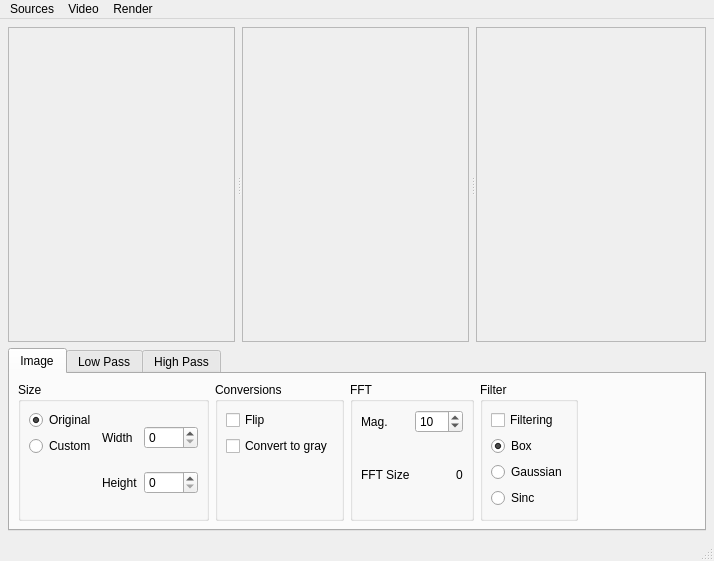
<?xml version="1.0" encoding="UTF-8"?>
<ui version="4.0">
 <class>MainWindow</class>
 <widget class="QMainWindow" name="MainWindow">
  <property name="geometry">
   <rect>
    <x>0</x>
    <y>0</y>
    <width>714</width>
    <height>561</height>
   </rect>
  </property>
  <property name="windowTitle">
   <string>Frequency Filtering</string>
  </property>
  <widget class="QWidget" name="centralWidget">
   <layout class="QVBoxLayout" name="verticalLayout">
    <property name="leftMargin">
     <number>8</number>
    </property>
    <property name="topMargin">
     <number>8</number>
    </property>
    <property name="rightMargin">
     <number>8</number>
    </property>
    <property name="bottomMargin">
     <number>8</number>
    </property>
    <item>
     <widget class="QSplitter" name="splitter_2">
      <property name="sizePolicy">
       <sizepolicy hsizetype="Expanding" vsizetype="Expanding">
        <horstretch>0</horstretch>
        <verstretch>0</verstretch>
       </sizepolicy>
      </property>
      <property name="orientation">
       <enum>Qt::Horizontal</enum>
      </property>
      <property name="handleWidth">
       <number>7</number>
      </property>
      <widget class="QSplitter" name="splitter">
       <property name="sizePolicy">
        <sizepolicy hsizetype="Expanding" vsizetype="Expanding">
         <horstretch>0</horstretch>
         <verstretch>0</verstretch>
        </sizepolicy>
       </property>
       <property name="orientation">
        <enum>Qt::Horizontal</enum>
       </property>
       <property name="handleWidth">
        <number>7</number>
       </property>
       <widget class="QScrollArea" name="scrollAreaSource">
        <property name="sizePolicy">
         <sizepolicy hsizetype="Expanding" vsizetype="Expanding">
          <horstretch>0</horstretch>
          <verstretch>0</verstretch>
         </sizepolicy>
        </property>
        <property name="widgetResizable">
         <bool>true</bool>
        </property>
        <property name="alignment">
         <set>Qt::AlignCenter</set>
        </property>
        <widget class="QcvMatWidget" name="sourceImage">
         <property name="geometry">
          <rect>
           <x>0</x>
           <y>0</y>
           <width>225</width>
           <height>335</height>
          </rect>
         </property>
        </widget>
       </widget>
       <widget class="QScrollArea" name="scrollAreaSpectrum">
        <property name="widgetResizable">
         <bool>true</bool>
        </property>
        <property name="alignment">
         <set>Qt::AlignCenter</set>
        </property>
        <widget class="QcvMatWidget" name="spectrumImage">
         <property name="geometry">
          <rect>
           <x>0</x>
           <y>0</y>
           <width>225</width>
           <height>335</height>
          </rect>
         </property>
        </widget>
       </widget>
      </widget>
      <widget class="QScrollArea" name="scrollAreaInverse">
       <property name="widgetResizable">
        <bool>true</bool>
       </property>
       <property name="alignment">
        <set>Qt::AlignCenter</set>
       </property>
       <widget class="QcvMatWidget" name="inverseImage">
        <property name="geometry">
         <rect>
          <x>0</x>
          <y>0</y>
          <width>228</width>
          <height>335</height>
         </rect>
        </property>
       </widget>
      </widget>
     </widget>
    </item>
    <item>
     <widget class="QTabWidget" name="tabWidgetFilters">
      <property name="sizePolicy">
       <sizepolicy hsizetype="Expanding" vsizetype="Preferred">
        <horstretch>0</horstretch>
        <verstretch>0</verstretch>
       </sizepolicy>
      </property>
      <property name="styleSheet">
       <string notr="true">font: 10pt &quot;Lucida Grande&quot;;</string>
      </property>
      <property name="currentIndex">
       <number>0</number>
      </property>
      <widget class="QWidget" name="tabImage">
       <attribute name="title">
        <string>Image</string>
       </attribute>
       <layout class="QHBoxLayout" name="horizontalLayout">
        <property name="leftMargin">
         <number>8</number>
        </property>
        <property name="topMargin">
         <number>8</number>
        </property>
        <property name="rightMargin">
         <number>8</number>
        </property>
        <property name="bottomMargin">
         <number>8</number>
        </property>
        <item>
         <widget class="QGroupBox" name="groupBoxSize">
          <property name="title">
           <string>Size</string>
          </property>
          <layout class="QHBoxLayout" name="horizontalLayout_4">
           <property name="leftMargin">
            <number>8</number>
           </property>
           <property name="topMargin">
            <number>8</number>
           </property>
           <property name="rightMargin">
            <number>8</number>
           </property>
           <property name="bottomMargin">
            <number>8</number>
           </property>
           <item>
            <layout class="QVBoxLayout" name="verticalLayout_6">
             <item>
              <widget class="QRadioButton" name="radioButtonOrigSize">
               <property name="text">
                <string>Original</string>
               </property>
               <property name="checked">
                <bool>true</bool>
               </property>
              </widget>
             </item>
             <item>
              <widget class="QRadioButton" name="radioButtonCustomSize">
               <property name="text">
                <string>Custom</string>
               </property>
              </widget>
             </item>
             <item>
              <spacer name="verticalSpacer_2">
               <property name="orientation">
                <enum>Qt::Vertical</enum>
               </property>
               <property name="sizeHint" stdset="0">
                <size>
                 <width>20</width>
                 <height>40</height>
                </size>
               </property>
              </spacer>
             </item>
            </layout>
           </item>
           <item>
            <layout class="QVBoxLayout" name="verticalLayout_5">
             <item>
              <layout class="QHBoxLayout" name="horizontalLayout_2">
               <item>
                <widget class="QLabel" name="labelWidth">
                 <property name="text">
                  <string>Width</string>
                 </property>
                </widget>
               </item>
               <item>
                <widget class="QSpinBox" name="spinBoxWidth">
                 <property name="maximum">
                  <number>1600</number>
                 </property>
                 <property name="singleStep">
                  <number>4</number>
                 </property>
                </widget>
               </item>
              </layout>
             </item>
             <item>
              <layout class="QHBoxLayout" name="horizontalLayout_3">
               <item>
                <widget class="QLabel" name="labelHeight">
                 <property name="text">
                  <string>Height</string>
                 </property>
                </widget>
               </item>
               <item>
                <widget class="QSpinBox" name="spinBoxHeight">
                 <property name="maximum">
                  <number>1200</number>
                 </property>
                 <property name="singleStep">
                  <number>4</number>
                 </property>
                </widget>
               </item>
              </layout>
             </item>
            </layout>
           </item>
          </layout>
         </widget>
        </item>
        <item>
         <widget class="QGroupBox" name="groupBoxConv">
          <property name="title">
           <string>Conversions</string>
          </property>
          <layout class="QVBoxLayout" name="verticalLayout_2">
           <property name="leftMargin">
            <number>8</number>
           </property>
           <property name="topMargin">
            <number>8</number>
           </property>
           <property name="rightMargin">
            <number>8</number>
           </property>
           <property name="bottomMargin">
            <number>8</number>
           </property>
           <item>
            <widget class="QCheckBox" name="checkBoxFlip">
             <property name="text">
              <string>Flip</string>
             </property>
            </widget>
           </item>
           <item>
            <widget class="QCheckBox" name="checkBoxGray">
             <property name="text">
              <string>Convert to gray</string>
             </property>
            </widget>
           </item>
           <item>
            <spacer name="verticalSpacer">
             <property name="orientation">
              <enum>Qt::Vertical</enum>
             </property>
             <property name="sizeHint" stdset="0">
              <size>
               <width>20</width>
               <height>40</height>
              </size>
             </property>
            </spacer>
           </item>
          </layout>
         </widget>
        </item>
        <item>
         <widget class="QGroupBox" name="groupBoxFFT">
          <property name="title">
           <string>FFT</string>
          </property>
          <layout class="QVBoxLayout" name="verticalLayout_4">
           <property name="leftMargin">
            <number>8</number>
           </property>
           <property name="topMargin">
            <number>8</number>
           </property>
           <property name="rightMargin">
            <number>8</number>
           </property>
           <property name="bottomMargin">
            <number>8</number>
           </property>
           <item>
            <layout class="QHBoxLayout" name="horizontalLayout_5">
             <item>
              <widget class="QLabel" name="labelMag">
               <property name="text">
                <string>Mag.</string>
               </property>
              </widget>
             </item>
             <item>
              <widget class="QSpinBox" name="spinBoxMag">
               <property name="minimum">
                <number>5</number>
               </property>
               <property name="maximum">
                <number>20</number>
               </property>
               <property name="value">
                <number>10</number>
               </property>
              </widget>
             </item>
            </layout>
           </item>
           <item>
            <layout class="QHBoxLayout" name="horizontalLayout_6">
             <item>
              <widget class="QLabel" name="labelFFTSizeTitle">
               <property name="text">
                <string>FFT Size</string>
               </property>
              </widget>
             </item>
             <item>
              <spacer name="horizontalSpacer_2">
               <property name="orientation">
                <enum>Qt::Horizontal</enum>
               </property>
               <property name="sizeHint" stdset="0">
                <size>
                 <width>40</width>
                 <height>20</height>
                </size>
               </property>
              </spacer>
             </item>
             <item>
              <widget class="QLabel" name="labelFFTSizeValue">
               <property name="text">
                <string>0</string>
               </property>
              </widget>
             </item>
            </layout>
           </item>
          </layout>
         </widget>
        </item>
        <item>
         <widget class="QGroupBox" name="groupBox">
          <property name="title">
           <string>Filter</string>
          </property>
          <layout class="QVBoxLayout" name="verticalLayout_3">
           <property name="leftMargin">
            <number>8</number>
           </property>
           <property name="topMargin">
            <number>8</number>
           </property>
           <property name="rightMargin">
            <number>8</number>
           </property>
           <property name="bottomMargin">
            <number>8</number>
           </property>
           <item>
            <widget class="QCheckBox" name="checkBoxFiltering">
             <property name="text">
              <string>Filtering</string>
             </property>
            </widget>
           </item>
           <item>
            <widget class="QRadioButton" name="radioButtonFilterBox">
             <property name="text">
              <string>Box</string>
             </property>
             <property name="checked">
              <bool>true</bool>
             </property>
            </widget>
           </item>
           <item>
            <widget class="QRadioButton" name="radioButtonFilterGauss">
             <property name="text">
              <string>Gaussian</string>
             </property>
            </widget>
           </item>
           <item>
            <widget class="QRadioButton" name="radioButtonFilterSinc">
             <property name="text">
              <string>Sinc</string>
             </property>
            </widget>
           </item>
          </layout>
         </widget>
        </item>
        <item>
         <spacer name="horizontalSpacer">
          <property name="orientation">
           <enum>Qt::Horizontal</enum>
          </property>
          <property name="sizeHint" stdset="0">
           <size>
            <width>40</width>
            <height>20</height>
           </size>
          </property>
         </spacer>
        </item>
       </layout>
      </widget>
      <widget class="QWidget" name="tabLowPass">
       <attribute name="title">
        <string>Low Pass</string>
       </attribute>
       <layout class="QGridLayout" name="gridLayout_2">
        <property name="leftMargin">
         <number>8</number>
        </property>
        <property name="topMargin">
         <number>8</number>
        </property>
        <property name="rightMargin">
         <number>8</number>
        </property>
        <property name="bottomMargin">
         <number>8</number>
        </property>
        <item row="1" column="0">
         <widget class="QLabel" name="labelRedLP">
          <property name="text">
           <string>Red</string>
          </property>
         </widget>
        </item>
        <item row="1" column="1">
         <widget class="QSlider" name="horizontalSliderRLP">
          <property name="orientation">
           <enum>Qt::Horizontal</enum>
          </property>
         </widget>
        </item>
        <item row="2" column="0">
         <widget class="QLabel" name="labelGreenLP">
          <property name="text">
           <string>Green</string>
          </property>
         </widget>
        </item>
        <item row="2" column="1">
         <widget class="QSlider" name="horizontalSliderGLP">
          <property name="orientation">
           <enum>Qt::Horizontal</enum>
          </property>
         </widget>
        </item>
        <item row="3" column="0">
         <widget class="QLabel" name="labelBlueLP">
          <property name="text">
           <string>Blue</string>
          </property>
         </widget>
        </item>
        <item row="3" column="1">
         <widget class="QSlider" name="horizontalSliderBLP">
          <property name="orientation">
           <enum>Qt::Horizontal</enum>
          </property>
         </widget>
        </item>
        <item row="1" column="2">
         <widget class="QSpinBox" name="spinBoxRedLP"/>
        </item>
        <item row="2" column="2">
         <widget class="QSpinBox" name="spinBoxGreenLP"/>
        </item>
        <item row="3" column="2">
         <widget class="QSpinBox" name="spinBoxBlueLP"/>
        </item>
        <item row="0" column="2">
         <widget class="QCheckBox" name="checkBoxLinkLP">
          <property name="text">
           <string>Link</string>
          </property>
         </widget>
        </item>
       </layout>
      </widget>
      <widget class="QWidget" name="tabHighPass">
       <attribute name="title">
        <string>High Pass</string>
       </attribute>
       <layout class="QGridLayout" name="gridLayout_3">
        <property name="leftMargin">
         <number>8</number>
        </property>
        <property name="topMargin">
         <number>8</number>
        </property>
        <property name="rightMargin">
         <number>8</number>
        </property>
        <property name="bottomMargin">
         <number>8</number>
        </property>
        <item row="1" column="0">
         <widget class="QLabel" name="labelRedHP">
          <property name="text">
           <string>Red</string>
          </property>
         </widget>
        </item>
        <item row="1" column="1">
         <widget class="QSlider" name="horizontalSliderRHP">
          <property name="orientation">
           <enum>Qt::Horizontal</enum>
          </property>
         </widget>
        </item>
        <item row="1" column="2">
         <widget class="QSpinBox" name="spinBoxRedHP"/>
        </item>
        <item row="2" column="0">
         <widget class="QLabel" name="labelGreenHP">
          <property name="text">
           <string>Green</string>
          </property>
         </widget>
        </item>
        <item row="2" column="1">
         <widget class="QSlider" name="horizontalSliderGHP">
          <property name="orientation">
           <enum>Qt::Horizontal</enum>
          </property>
         </widget>
        </item>
        <item row="2" column="2">
         <widget class="QSpinBox" name="spinBoxGreenHP"/>
        </item>
        <item row="3" column="0">
         <widget class="QLabel" name="labelBlueHP">
          <property name="text">
           <string>Blue</string>
          </property>
         </widget>
        </item>
        <item row="3" column="1">
         <widget class="QSlider" name="horizontalSliderBHP">
          <property name="orientation">
           <enum>Qt::Horizontal</enum>
          </property>
         </widget>
        </item>
        <item row="3" column="2">
         <widget class="QSpinBox" name="spinBoxBlueHP"/>
        </item>
        <item row="0" column="2">
         <widget class="QCheckBox" name="checkBoxLinkHP">
          <property name="text">
           <string>Link</string>
          </property>
         </widget>
        </item>
       </layout>
      </widget>
     </widget>
    </item>
   </layout>
  </widget>
  <widget class="QMenuBar" name="menuBar">
   <property name="geometry">
    <rect>
     <x>0</x>
     <y>0</y>
     <width>714</width>
     <height>22</height>
    </rect>
   </property>
   <widget class="QMenu" name="menuSources">
    <property name="title">
     <string>Sources</string>
    </property>
    <addaction name="actionCamera_0"/>
    <addaction name="actionCamera_1"/>
    <addaction name="actionFile"/>
    <addaction name="separator"/>
    <addaction name="actionQuit"/>
   </widget>
   <widget class="QMenu" name="menuVideo">
    <property name="title">
     <string>Video</string>
    </property>
    <widget class="QMenu" name="menuSize">
     <property name="title">
      <string>taille</string>
     </property>
     <addaction name="actionOriginalSize"/>
     <addaction name="actionConstrainedSize"/>
    </widget>
    <addaction name="actionFlip"/>
    <addaction name="actionGray"/>
    <addaction name="separator"/>
    <addaction name="menuSize"/>
   </widget>
   <widget class="QMenu" name="menuRender">
    <property name="title">
     <string>Render</string>
    </property>
    <addaction name="actionRenderImage"/>
    <addaction name="actionRenderPixmap"/>
    <addaction name="actionRenderOpenGL"/>
   </widget>
   <addaction name="menuSources"/>
   <addaction name="menuVideo"/>
   <addaction name="menuRender"/>
  </widget>
  <widget class="QStatusBar" name="statusBar"/>
  <action name="actionCamera_0">
   <property name="text">
    <string>Camera 0</string>
   </property>
   <property name="toolTip">
    <string>caméra interne</string>
   </property>
   <property name="shortcut">
    <string>Ctrl+Shift+0</string>
   </property>
  </action>
  <action name="actionCamera_1">
   <property name="text">
    <string>Camera 1</string>
   </property>
   <property name="toolTip">
    <string>caméra externe</string>
   </property>
   <property name="shortcut">
    <string>Ctrl+Shift+1</string>
   </property>
  </action>
  <action name="actionFile">
   <property name="text">
    <string>File</string>
   </property>
   <property name="toolTip">
    <string>fichier video</string>
   </property>
   <property name="shortcut">
    <string>Ctrl+O</string>
   </property>
  </action>
  <action name="actionFlip">
   <property name="checkable">
    <bool>true</bool>
   </property>
   <property name="text">
    <string>flip</string>
   </property>
  </action>
  <action name="actionOriginalSize">
   <property name="checkable">
    <bool>true</bool>
   </property>
   <property name="text">
    <string>Originale</string>
   </property>
   <property name="toolTip">
    <string>taille originale</string>
   </property>
  </action>
  <action name="actionConstrainedSize">
   <property name="checkable">
    <bool>true</bool>
   </property>
   <property name="text">
    <string>Custom</string>
   </property>
   <property name="iconText">
    <string>contrainte</string>
   </property>
   <property name="toolTip">
    <string>taille imposée</string>
   </property>
  </action>
  <action name="actionQuit">
   <property name="text">
    <string>Quitter</string>
   </property>
  </action>
  <action name="actionRenderImage">
   <property name="checkable">
    <bool>true</bool>
   </property>
   <property name="checked">
    <bool>true</bool>
   </property>
   <property name="text">
    <string>Image</string>
   </property>
  </action>
  <action name="actionRenderPixmap">
   <property name="checkable">
    <bool>true</bool>
   </property>
   <property name="text">
    <string>Pixmap</string>
   </property>
  </action>
  <action name="actionRenderOpenGL">
   <property name="checkable">
    <bool>true</bool>
   </property>
   <property name="text">
    <string>OpenGL</string>
   </property>
  </action>
  <action name="actionGray">
   <property name="checkable">
    <bool>true</bool>
   </property>
   <property name="text">
    <string>gray</string>
   </property>
  </action>
 </widget>
 <layoutdefault spacing="6" margin="11"/>
 <customwidgets>
  <customwidget>
   <class>QcvMatWidget</class>
   <extends>QWidget</extends>
   <header>QcvMatWidget.h</header>
   <container>1</container>
  </customwidget>
 </customwidgets>
 <tabstops>
  <tabstop>radioButtonOrigSize</tabstop>
  <tabstop>radioButtonCustomSize</tabstop>
  <tabstop>spinBoxWidth</tabstop>
  <tabstop>spinBoxHeight</tabstop>
  <tabstop>checkBoxFlip</tabstop>
  <tabstop>checkBoxGray</tabstop>
  <tabstop>spinBoxMag</tabstop>
  <tabstop>checkBoxFiltering</tabstop>
  <tabstop>radioButtonFilterBox</tabstop>
  <tabstop>radioButtonFilterGauss</tabstop>
  <tabstop>radioButtonFilterSinc</tabstop>
  <tabstop>spinBoxRedLP</tabstop>
  <tabstop>spinBoxGreenLP</tabstop>
  <tabstop>spinBoxBlueLP</tabstop>
  <tabstop>horizontalSliderRLP</tabstop>
  <tabstop>horizontalSliderGLP</tabstop>
  <tabstop>horizontalSliderBLP</tabstop>
  <tabstop>checkBoxLinkLP</tabstop>
  <tabstop>spinBoxRedHP</tabstop>
  <tabstop>spinBoxGreenHP</tabstop>
  <tabstop>spinBoxBlueHP</tabstop>
  <tabstop>horizontalSliderRHP</tabstop>
  <tabstop>horizontalSliderGHP</tabstop>
  <tabstop>horizontalSliderBHP</tabstop>
  <tabstop>checkBoxLinkHP</tabstop>
  <tabstop>tabWidgetFilters</tabstop>
  <tabstop>scrollAreaSource</tabstop>
  <tabstop>scrollAreaSpectrum</tabstop>
  <tabstop>scrollAreaInverse</tabstop>
 </tabstops>
 <resources/>
 <connections>
  <connection>
   <sender>radioButtonCustomSize</sender>
   <signal>clicked(bool)</signal>
   <receiver>actionConstrainedSize</receiver>
   <slot>setChecked(bool)</slot>
   <hints>
    <hint type="sourcelabel">
     <x>678</x>
     <y>119</y>
    </hint>
    <hint type="destinationlabel">
     <x>-1</x>
     <y>-1</y>
    </hint>
   </hints>
  </connection>
  <connection>
   <sender>actionConstrainedSize</sender>
   <signal>triggered(bool)</signal>
   <receiver>radioButtonCustomSize</receiver>
   <slot>setChecked(bool)</slot>
   <hints>
    <hint type="sourcelabel">
     <x>-1</x>
     <y>-1</y>
    </hint>
    <hint type="destinationlabel">
     <x>678</x>
     <y>119</y>
    </hint>
   </hints>
  </connection>
  <connection>
   <sender>radioButtonOrigSize</sender>
   <signal>clicked(bool)</signal>
   <receiver>actionOriginalSize</receiver>
   <slot>setChecked(bool)</slot>
   <hints>
    <hint type="sourcelabel">
     <x>678</x>
     <y>100</y>
    </hint>
    <hint type="destinationlabel">
     <x>-1</x>
     <y>-1</y>
    </hint>
   </hints>
  </connection>
  <connection>
   <sender>actionOriginalSize</sender>
   <signal>triggered(bool)</signal>
   <receiver>radioButtonOrigSize</receiver>
   <slot>setChecked(bool)</slot>
   <hints>
    <hint type="sourcelabel">
     <x>-1</x>
     <y>-1</y>
    </hint>
    <hint type="destinationlabel">
     <x>678</x>
     <y>100</y>
    </hint>
   </hints>
  </connection>
  <connection>
   <sender>checkBoxFlip</sender>
   <signal>clicked(bool)</signal>
   <receiver>actionFlip</receiver>
   <slot>setChecked(bool)</slot>
   <hints>
    <hint type="sourcelabel">
     <x>698</x>
     <y>323</y>
    </hint>
    <hint type="destinationlabel">
     <x>-1</x>
     <y>-1</y>
    </hint>
   </hints>
  </connection>
  <connection>
   <sender>actionFlip</sender>
   <signal>triggered(bool)</signal>
   <receiver>checkBoxFlip</receiver>
   <slot>setChecked(bool)</slot>
   <hints>
    <hint type="sourcelabel">
     <x>-1</x>
     <y>-1</y>
    </hint>
    <hint type="destinationlabel">
     <x>698</x>
     <y>323</y>
    </hint>
   </hints>
  </connection>
  <connection>
   <sender>horizontalSliderRLP</sender>
   <signal>valueChanged(int)</signal>
   <receiver>spinBoxRedLP</receiver>
   <slot>setValue(int)</slot>
   <hints>
    <hint type="sourcelabel">
     <x>560</x>
     <y>421</y>
    </hint>
    <hint type="destinationlabel">
     <x>649</x>
     <y>416</y>
    </hint>
   </hints>
  </connection>
  <connection>
   <sender>horizontalSliderGLP</sender>
   <signal>valueChanged(int)</signal>
   <receiver>spinBoxGreenLP</receiver>
   <slot>setValue(int)</slot>
   <hints>
    <hint type="sourcelabel">
     <x>525</x>
     <y>464</y>
    </hint>
    <hint type="destinationlabel">
     <x>671</x>
     <y>464</y>
    </hint>
   </hints>
  </connection>
  <connection>
   <sender>horizontalSliderBLP</sender>
   <signal>valueChanged(int)</signal>
   <receiver>spinBoxBlueLP</receiver>
   <slot>setValue(int)</slot>
   <hints>
    <hint type="sourcelabel">
     <x>545</x>
     <y>503</y>
    </hint>
    <hint type="destinationlabel">
     <x>646</x>
     <y>505</y>
    </hint>
   </hints>
  </connection>
  <connection>
   <sender>spinBoxRedLP</sender>
   <signal>valueChanged(int)</signal>
   <receiver>horizontalSliderRLP</receiver>
   <slot>setValue(int)</slot>
   <hints>
    <hint type="sourcelabel">
     <x>655</x>
     <y>431</y>
    </hint>
    <hint type="destinationlabel">
     <x>467</x>
     <y>419</y>
    </hint>
   </hints>
  </connection>
  <connection>
   <sender>spinBoxGreenLP</sender>
   <signal>valueChanged(int)</signal>
   <receiver>horizontalSliderGLP</receiver>
   <slot>setValue(int)</slot>
   <hints>
    <hint type="sourcelabel">
     <x>649</x>
     <y>453</y>
    </hint>
    <hint type="destinationlabel">
     <x>610</x>
     <y>453</y>
    </hint>
   </hints>
  </connection>
  <connection>
   <sender>spinBoxBlueLP</sender>
   <signal>valueChanged(int)</signal>
   <receiver>horizontalSliderBLP</receiver>
   <slot>setValue(int)</slot>
   <hints>
    <hint type="sourcelabel">
     <x>646</x>
     <y>493</y>
    </hint>
    <hint type="destinationlabel">
     <x>601</x>
     <y>493</y>
    </hint>
   </hints>
  </connection>
  <connection>
   <sender>horizontalSliderRHP</sender>
   <signal>valueChanged(int)</signal>
   <receiver>spinBoxRedHP</receiver>
   <slot>setValue(int)</slot>
   <hints>
    <hint type="sourcelabel">
     <x>594</x>
     <y>422</y>
    </hint>
    <hint type="destinationlabel">
     <x>629</x>
     <y>425</y>
    </hint>
   </hints>
  </connection>
  <connection>
   <sender>horizontalSliderGHP</sender>
   <signal>valueChanged(int)</signal>
   <receiver>spinBoxGreenHP</receiver>
   <slot>setValue(int)</slot>
   <hints>
    <hint type="sourcelabel">
     <x>575</x>
     <y>455</y>
    </hint>
    <hint type="destinationlabel">
     <x>630</x>
     <y>457</y>
    </hint>
   </hints>
  </connection>
  <connection>
   <sender>horizontalSliderBHP</sender>
   <signal>valueChanged(int)</signal>
   <receiver>spinBoxBlueHP</receiver>
   <slot>setValue(int)</slot>
   <hints>
    <hint type="sourcelabel">
     <x>549</x>
     <y>496</y>
    </hint>
    <hint type="destinationlabel">
     <x>632</x>
     <y>496</y>
    </hint>
   </hints>
  </connection>
  <connection>
   <sender>spinBoxRedHP</sender>
   <signal>valueChanged(int)</signal>
   <receiver>horizontalSliderRHP</receiver>
   <slot>setValue(int)</slot>
   <hints>
    <hint type="sourcelabel">
     <x>642</x>
     <y>414</y>
    </hint>
    <hint type="destinationlabel">
     <x>589</x>
     <y>415</y>
    </hint>
   </hints>
  </connection>
  <connection>
   <sender>spinBoxGreenHP</sender>
   <signal>valueChanged(int)</signal>
   <receiver>horizontalSliderGHP</receiver>
   <slot>setValue(int)</slot>
   <hints>
    <hint type="sourcelabel">
     <x>637</x>
     <y>468</y>
    </hint>
    <hint type="destinationlabel">
     <x>572</x>
     <y>465</y>
    </hint>
   </hints>
  </connection>
  <connection>
   <sender>spinBoxBlueHP</sender>
   <signal>valueChanged(int)</signal>
   <receiver>horizontalSliderBHP</receiver>
   <slot>setValue(int)</slot>
   <hints>
    <hint type="sourcelabel">
     <x>645</x>
     <y>485</y>
    </hint>
    <hint type="destinationlabel">
     <x>594</x>
     <y>486</y>
    </hint>
   </hints>
  </connection>
  <connection>
   <sender>checkBoxGray</sender>
   <signal>clicked(bool)</signal>
   <receiver>actionGray</receiver>
   <slot>setChecked(bool)</slot>
   <hints>
    <hint type="sourcelabel">
     <x>328</x>
     <y>449</y>
    </hint>
    <hint type="destinationlabel">
     <x>-1</x>
     <y>-1</y>
    </hint>
   </hints>
  </connection>
  <connection>
   <sender>actionGray</sender>
   <signal>triggered(bool)</signal>
   <receiver>checkBoxGray</receiver>
   <slot>setChecked(bool)</slot>
   <hints>
    <hint type="sourcelabel">
     <x>-1</x>
     <y>-1</y>
    </hint>
    <hint type="destinationlabel">
     <x>328</x>
     <y>449</y>
    </hint>
   </hints>
  </connection>
 </connections>
</ui>
